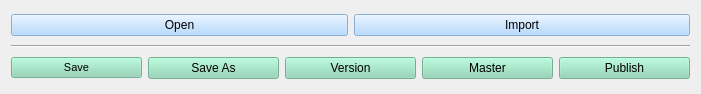
   <widget class="QWidget" name="verticalLayoutWidget">
    <property name="geometry">
     <rect>
      <x>10</x>
      <y>610</y>
      <width>701</width>
      <height>94</height>
     </rect>
    </property>
    <layout class="QVBoxLayout" name="verticalLayout">
     <item>
      <layout class="QHBoxLayout" name="layout_buttons_horizontal_2">
       <item>
        <widget class="QPushButton" name="btn_open">
         <property name="enabled">
          <bool>false</bool>
         </property>
         <property name="styleSheet">
          <string notr="true">background-color: rgb(164, 208, 255);
font: 8pt &quot;MS Shell Dlg 2&quot;;
color: rgb(0, 0, 0);</string>
         </property>
         <property name="text">
          <string>Open</string>
         </property>
        </widget>
       </item>
       <item>
        <widget class="QPushButton" name="btn_import">
         <property name="enabled">
          <bool>false</bool>
         </property>
         <property name="styleSheet">
          <string notr="true">background-color: rgb(164, 208, 255);
font: 8pt &quot;MS Shell Dlg 2&quot;;
color: rgb(0, 0, 0);</string>
         </property>
         <property name="text">
          <string>Import</string>
         </property>
        </widget>
       </item>
      </layout>
     </item>
     <item>
      <widget class="Line" name="line">
       <property name="orientation">
        <enum>Qt::Horizontal</enum>
       </property>
      </widget>
     </item>
     <item>
      <layout class="QHBoxLayout" name="layout_buttons_horizontal">
       <item>
        <widget class="QPushButton" name="btn_save">
         <property name="enabled">
          <bool>false</bool>
         </property>
         <property name="palette">
          <palette>
           <active>
            <colorrole role="WindowText">
             <brush brushstyle="SolidPattern">
              <color alpha="255">
               <red>0</red>
               <green>0</green>
               <blue>0</blue>
              </color>
             </brush>
            </colorrole>
            <colorrole role="Button">
             <brush brushstyle="SolidPattern">
              <color alpha="255">
               <red>139</red>
               <green>212</green>
               <blue>178</blue>
              </color>
             </brush>
            </colorrole>
            <colorrole role="Text">
             <brush brushstyle="SolidPattern">
              <color alpha="255">
               <red>0</red>
               <green>0</green>
               <blue>0</blue>
              </color>
             </brush>
            </colorrole>
            <colorrole role="ButtonText">
             <brush brushstyle="SolidPattern">
              <color alpha="255">
               <red>0</red>
               <green>0</green>
               <blue>0</blue>
              </color>
             </brush>
            </colorrole>
            <colorrole role="Base">
             <brush brushstyle="SolidPattern">
              <color alpha="255">
               <red>139</red>
               <green>212</green>
               <blue>178</blue>
              </color>
             </brush>
            </colorrole>
            <colorrole role="Window">
             <brush brushstyle="SolidPattern">
              <color alpha="255">
               <red>139</red>
               <green>212</green>
               <blue>178</blue>
              </color>
             </brush>
            </colorrole>
           </active>
           <inactive>
            <colorrole role="WindowText">
             <brush brushstyle="SolidPattern">
              <color alpha="255">
               <red>0</red>
               <green>0</green>
               <blue>0</blue>
              </color>
             </brush>
            </colorrole>
            <colorrole role="Button">
             <brush brushstyle="SolidPattern">
              <color alpha="255">
               <red>139</red>
               <green>212</green>
               <blue>178</blue>
              </color>
             </brush>
            </colorrole>
            <colorrole role="Text">
             <brush brushstyle="SolidPattern">
              <color alpha="255">
               <red>0</red>
               <green>0</green>
               <blue>0</blue>
              </color>
             </brush>
            </colorrole>
            <colorrole role="ButtonText">
             <brush brushstyle="SolidPattern">
              <color alpha="255">
               <red>0</red>
               <green>0</green>
               <blue>0</blue>
              </color>
             </brush>
            </colorrole>
            <colorrole role="Base">
             <brush brushstyle="SolidPattern">
              <color alpha="255">
               <red>139</red>
               <green>212</green>
               <blue>178</blue>
              </color>
             </brush>
            </colorrole>
            <colorrole role="Window">
             <brush brushstyle="SolidPattern">
              <color alpha="255">
               <red>139</red>
               <green>212</green>
               <blue>178</blue>
              </color>
             </brush>
            </colorrole>
           </inactive>
           <disabled>
            <colorrole role="WindowText">
             <brush brushstyle="SolidPattern">
              <color alpha="255">
               <red>0</red>
               <green>0</green>
               <blue>0</blue>
              </color>
             </brush>
            </colorrole>
            <colorrole role="Button">
             <brush brushstyle="SolidPattern">
              <color alpha="255">
               <red>139</red>
               <green>212</green>
               <blue>178</blue>
              </color>
             </brush>
            </colorrole>
            <colorrole role="Text">
             <brush brushstyle="SolidPattern">
              <color alpha="255">
               <red>0</red>
               <green>0</green>
               <blue>0</blue>
              </color>
             </brush>
            </colorrole>
            <colorrole role="ButtonText">
             <brush brushstyle="SolidPattern">
              <color alpha="255">
               <red>0</red>
               <green>0</green>
               <blue>0</blue>
              </color>
             </brush>
            </colorrole>
            <colorrole role="Base">
             <brush brushstyle="SolidPattern">
              <color alpha="255">
               <red>139</red>
               <green>212</green>
               <blue>178</blue>
              </color>
             </brush>
            </colorrole>
            <colorrole role="Window">
             <brush brushstyle="SolidPattern">
              <color alpha="255">
               <red>139</red>
               <green>212</green>
               <blue>178</blue>
              </color>
             </brush>
            </colorrole>
           </disabled>
          </palette>
         </property>
         <property name="font">
          <font>
           <family>MS Shell Dlg 2</family>
           <pointsize>8</pointsize>
           <weight>50</weight>
           <italic>false</italic>
           <bold>false</bold>
          </font>
         </property>
         <property name="autoFillBackground">
          <bool>false</bool>
         </property>
         <property name="styleSheet">
          <string notr="true">background-color: rgb(139, 212, 178);
font: 8pt &quot;MS Shell Dlg 2&quot;;
color: rgb(0, 0, 0);</string>
         </property>
         <property name="text">
          <string>Save</string>
         </property>
        </widget>
       </item>
       <item>
        <widget class="QPushButton" name="btn_saveas">
         <property name="enabled">
          <bool>false</bool>
         </property>
         <property name="styleSheet">
          <string notr="true">background-color: rgb(139, 212, 178);
font: 8pt &quot;MS Shell Dlg 2&quot;;
color: rgb(0, 0, 0);</string>
         </property>
         <property name="text">
          <string>Save As</string>
         </property>
        </widget>
       </item>
       <item>
        <widget class="QPushButton" name="btn_version">
         <property name="enabled">
          <bool>false</bool>
         </property>
         <property name="styleSheet">
          <string notr="true">background-color: rgb(139, 212, 178);
font: 8pt &quot;MS Shell Dlg 2&quot;;
color: rgb(0, 0, 0);</string>
         </property>
         <property name="text">
          <string>Version</string>
         </property>
        </widget>
       </item>
       <item>
        <widget class="QPushButton" name="btn_master">
         <property name="enabled">
          <bool>false</bool>
         </property>
         <property name="styleSheet">
          <string notr="true">background-color: rgb(139, 212, 178);
font: 8pt &quot;MS Shell Dlg 2&quot;;
color: rgb(0, 0, 0);</string>
         </property>
         <property name="text">
          <string>Master</string>
         </property>
        </widget>
       </item>
       <item>
        <widget class="QPushButton" name="btn_publish">
         <property name="enabled">
          <bool>false</bool>
         </property>
         <property name="styleSheet">
          <string notr="true">background-color: rgb(139, 212, 178);
font: 8pt &quot;MS Shell Dlg 2&quot;;
color: rgb(0, 0, 0);</string>
         </property>
         <property name="text">
          <string>Publish</string>
         </property>
        </widget>
       </item>
      </layout>
     </item>
    </layout>
   </widget>
